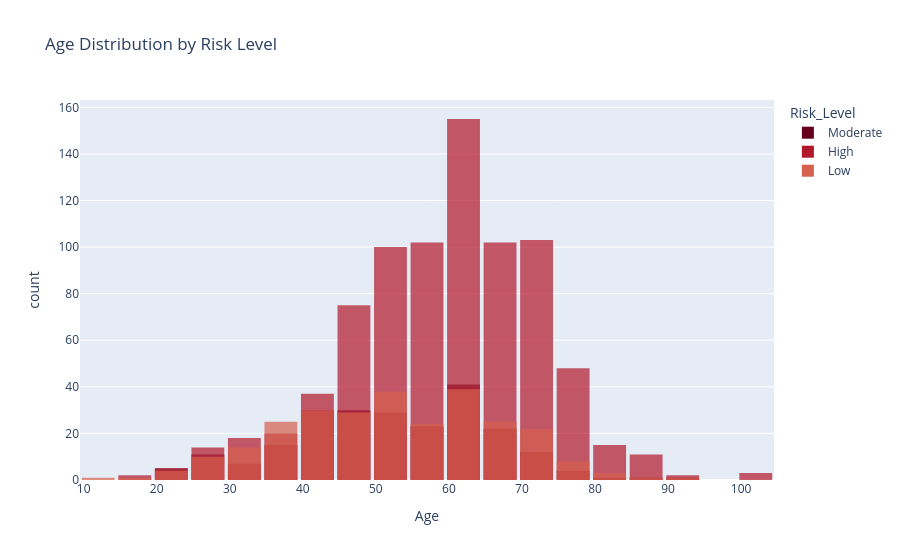

Notebook code for this chart:
### Code cell
# Age Distribution by Risk Level
age_dist = px.histogram(df, x='Age', color='Risk_Level', nbins=30,
                       title='Age Distribution by Risk Level',
                       barmode='overlay', opacity=0.7,
                       color_discrete_sequence=px.colors.sequential.RdBu)
age_dist.update_layout(bargap=0.1)
age_dist.show()

### Figure 1 — Plotly figure (JSON) as saved in the notebook; plotly's stock layout.template omitted (floating-point values rounded to 4 significant figures; data arrays with more than 128 entries replaced by an {"elided": "..."} marker saying what was removed)
{"data": [{"alignmentgroup": "True", "bingroup": "x", "hovertemplate": "Risk_Level=Moderate<br>Age=%{x}<br>count=%{y}<extra></extra>", "legendgroup": "Moderate", "marker": {"color": "rgb(103,0,31)", "opacity": 0.7, "pattern": {"shape": ""}}, "name": "Moderate", "nbinsx": 30, "offsetgroup": "Moderate", "orientation": "v", "showlegend": true, "type": "histogram", "x": {"elided": "232 int values"}, "xaxis": "x", "yaxis": "y"}, {"alignmentgroup": "True", "bingroup": "x", "hovertemplate": "Risk_Level=High<br>Age=%{x}<br>count=%{y}<extra></extra>", "legendgroup": "High", "marker": {"color": "rgb(178,24,43)", "opacity": 0.7, "pattern": {"shape": ""}}, "name": "High", "nbinsx": 30, "offsetgroup": "High", "orientation": "v", "showlegend": true, "type": "histogram", "x": {"elided": "812 int values"}, "xaxis": "x", "yaxis": "y"}, {"alignmentgroup": "True", "bingroup": "x", "hovertemplate": "Risk_Level=Low<br>Age=%{x}<br>count=%{y}<extra></extra>", "legendgroup": "Low", "marker": {"color": "rgb(214,96,77)", "opacity": 0.7, "pattern": {"shape": ""}}, "name": "Low", "nbinsx": 30, "offsetgroup": "Low", "orientation": "v", "showlegend": true, "type": "histogram", "x": {"elided": "275 int values"}, "xaxis": "x", "yaxis": "y"}], "layout": {"bargap": 0.1, "barmode": "overlay", "legend": {"title": {"text": "Risk_Level"}, "tracegroupgap": 0}, "title": {"text": "Age Distribution by Risk Level"}, "xaxis": {"anchor": "y", "domain": [0, 1], "title": {"text": "Age"}}, "yaxis": {"anchor": "x", "domain": [0, 1], "title": {"text": "count"}}}}
